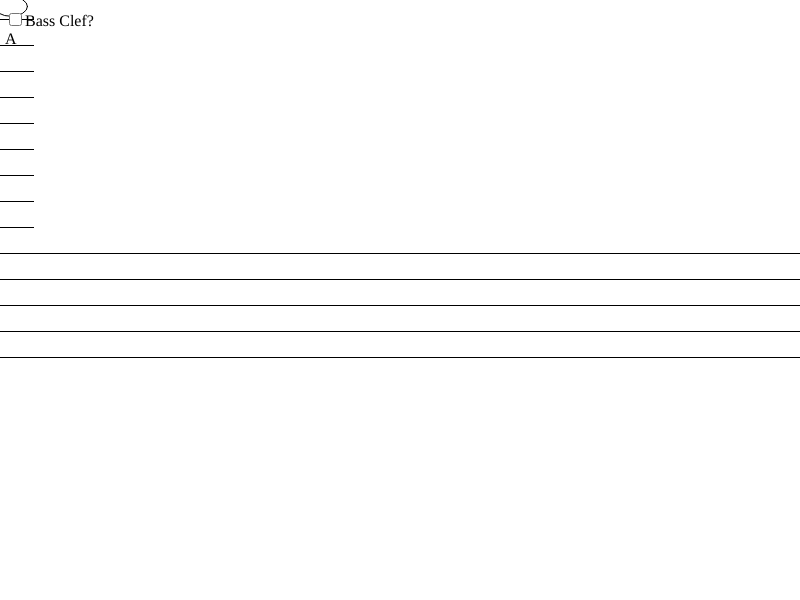
Frame 1 (no input)
Frame 60 (no input): identical to frame 1, image omitted
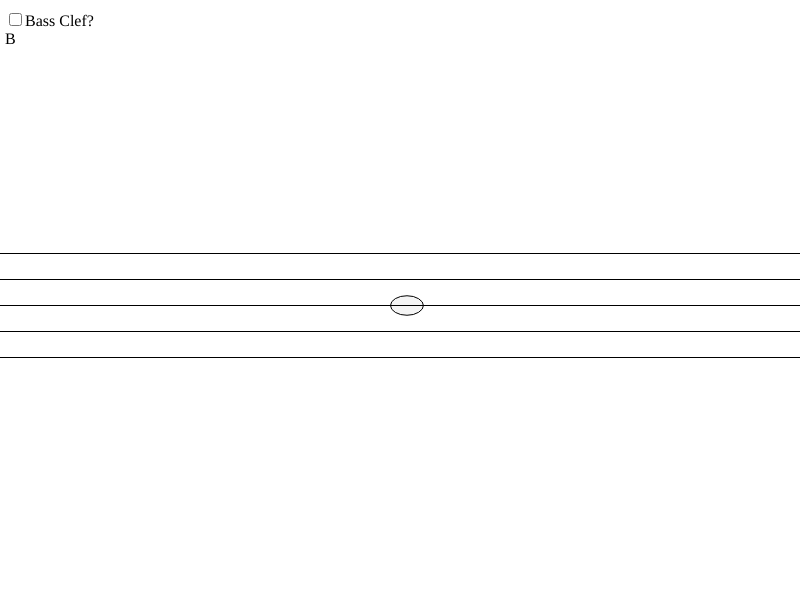
Frame 120 (the mouse pressed at the canvas centre since frame 60)

The p5.js sketch that drew these frames (run headless with seeded random() and noise() and a simulated clock; from frame 60 on, the mouse is pressed at the canvas centre):

// p5.js sketch
// ── sketch.js
let canvas;

let tClef;

let cols,rows,xscl,yscl;

let box,note;

function setup(){
  canvas = createCanvas(displayWidth, displayHeight);

  tClef = true;

  cols = 35;
  rows = 45;

  xscl = floor(width/cols);
  yscl = floor(height/rows);

  box = createCheckbox('Bass Clef?', false);
  box.changed(updateClef);
  box.position(5,10);

  note = createElement();
  note.position(5,30);
  note.html("A");

}

function draw(){

  let c = cell();
  background(255);
  for(let i = 0; i < cols; i++){
    for(let j = 0; j < rows; j++){
      strokeWeight(1);
      noFill();
      if(j > 18 && j <= 27 && j%2!=0){
        fill(0,10);
        stroke(0);
        line(0,j*yscl + (yscl/2),width,j*yscl + (yscl/2));    //draw a line of the staff
      }else if(j > 18 && j <= c[1] && j%2!=0){
        line(c[0]*xscl-xscl/2,j*yscl + (yscl/2),c[0]*xscl+xscl+xscl/2,j*yscl + (yscl/2));   //draw a small line off the staff
      }else if(j >= c[1] && j <= 27 && j%2!=0){
        line(c[0]*xscl-xscl/2,j*yscl + (yscl/2),c[0]*xscl+xscl+xscl/2,j*yscl + (yscl/2));   //draw a small line off the staff
      }
      if(i == c[0] && j == c[1]){
        ellipse(i * xscl + (xscl/2), j * yscl + (yscl/2),xscl + (xscl/2), yscl + (yscl/2));   //draw note
      }
    }
  }

}

function mousePressed(){
  let c = cell();

  let num = (rows - c[1]) % 7;

  if(box.checked()){
    num = (rows - c[1] + 2) % 7;
  }

  let n;

  switch(num){
    case 0:
    n = 'A';
    break;
    case 1:
    n = 'B';
    break;
    case 2:
    n = 'C';
    break;
    case 3:
    n = 'D';
    break;
    case 4:
    n = 'E';
    break;
    case 5:
    n = 'F';
    break;
    case 6:
    n = 'G';
    break;
  }

  note.html(n);
}

function updateClef(){
  tClef = !tClef;
}


function cell(){
  return([floor(mouseX/xscl), floor(mouseY/yscl)]);
}

window.onresize = function() {
  let w = window.innerWidth;
  let h = window.innerHeight;
  canvas.size(w,h);
  width = w;
  height = h;

  xscl = floor(width/cols);
  yscl = floor(height/rows);
};
